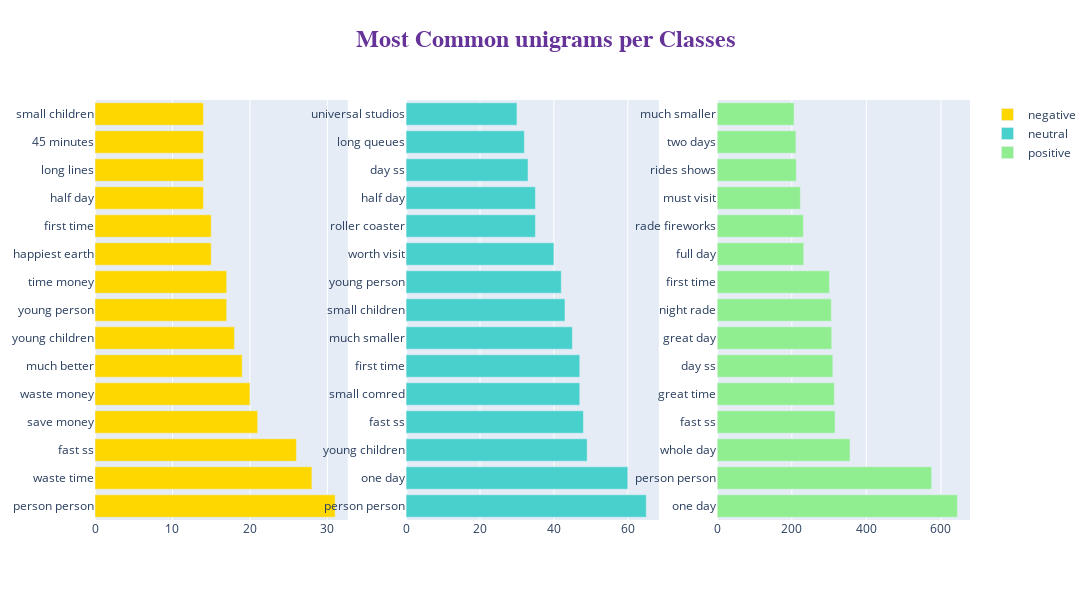

Notebook cell for this chart:
### Code cell
# unigram
fig = make_subplots(rows=1, cols=3)

title_ = ["negative", "neutral", "positive"]

for i in range(3):
    texts = df[df["label"] == i]['tokenized_review']

    new = texts.str.split()
    new = new.values.tolist()
    corpus = [word for i in new for word in i]
    top_n_bigrams = _get_top_ngram(texts, 2)[:15]
    x, y = map(list, zip(*top_n_bigrams))


    fig.add_trace(go.Bar(
                x=y,
                y=x,
                orientation='h', type="bar",
        name=title_[i], marker=dict(color=colors[i])), 1, i+1)
    

fig.update_layout(
    autosize=False,
    width=2000,
    height=600,title=dict(
        text='<b>Most Common unigrams per Classes</b>',
        x=0.5,
        y=0.95,
        font=dict(
        family="Courier New, monospace",
        size=24,
        color="RebeccaPurple"
        )
    ))      
fig.show();

### Figure 1 — Plotly figure (JSON) as saved in the notebook; plotly's stock layout.template omitted (floating-point values rounded to 4 significant figures)
{"data": [{"marker": {"color": "gold"}, "name": "negative", "orientation": "h", "type": "bar", "x": [31, 28, 26, 21, 20, 19, 18, 17, 17, 15, 15, 14, 14, 14, 14], "xaxis": "x", "y": ["person person", "waste time", "fast ss", "save money", "waste money", "much better", "young children", "young person", "time money", "happiest earth", "first time", "half day", "long lines", "45 minutes", "small children"], "yaxis": "y"}, {"marker": {"color": "mediumturquoise"}, "name": "neutral", "orientation": "h", "type": "bar", "x": [65, 60, 49, 48, 47, 47, 45, 43, 42, 40, 35, 35, 33, 32, 30], "xaxis": "x2", "y": ["person person", "one day", "young children", "fast ss", "small comred", "first time", "much smaller", "small children", "young person", "worth visit", "roller coaster", "half day", "day ss", "long queues", "universal studios"], "yaxis": "y2"}, {"marker": {"color": "lightgreen"}, "name": "positive", "orientation": "h", "type": "bar", "x": [644, 575, 356, 316, 314, 310, 307, 306, 301, 232, 231, 223, 212, 211, 206], "xaxis": "x3", "y": ["one day", "person person", "whole day", "fast ss", "great time", "day ss", "great day", "night rade", "first time", "full day", "rade fireworks", "must visit", "rides shows", "two days", "much smaller"], "yaxis": "y3"}], "layout": {"autosize": false, "height": 600, "title": {"font": {"color": "RebeccaPurple", "family": "Courier New, monospace", "size": 24}, "text": "<b>Most Common unigrams per Classes</b>", "x": 0.5, "y": 0.95}, "width": 2000, "xaxis": {"anchor": "y", "domain": [0, 0.2889]}, "xaxis2": {"anchor": "y2", "domain": [0.3556, 0.6444]}, "xaxis3": {"anchor": "y3", "domain": [0.7111, 1]}, "yaxis": {"anchor": "x", "domain": [0, 1]}, "yaxis2": {"anchor": "x2", "domain": [0, 1]}, "yaxis3": {"anchor": "x3", "domain": [0, 1]}}}
